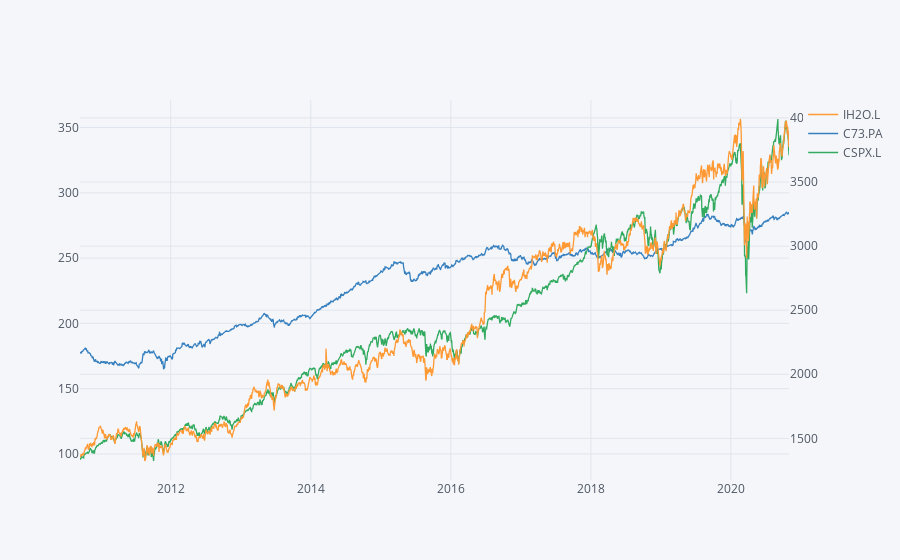

The notebook cell this image was saved under:
### Code cell
df = merge_df([df1,df2,df3])
df.iplot(secondary_y=['IH2O.L'])

### Figure 1 — Plotly figure (JSON) as saved in the notebook; plotly's stock layout.template omitted (floating-point values rounded to 4 significant figures; data arrays with more than 128 entries replaced by an {"elided": "..."} marker saying what was removed)
{"data": [{"line": {"color": "rgba(255, 153, 51, 1.0)", "dash": "solid", "shape": "linear", "width": 1.3}, "mode": "lines", "name": "IH2O.L", "text": "", "type": "scatter", "x": {"elided": "2539 str values"}, "xaxis": "x", "y": {"elided": "2539 float values"}, "yaxis": "y2"}, {"line": {"color": "rgba(55, 128, 191, 1.0)", "dash": "solid", "shape": "linear", "width": 1.3}, "mode": "lines", "name": "C73.PA", "text": "", "type": "scatter", "x": {"elided": "2539 str values"}, "y": {"elided": "2539 float values"}}, {"line": {"color": "rgba(50, 171, 96, 1.0)", "dash": "solid", "shape": "linear", "width": 1.3}, "mode": "lines", "name": "CSPX.L", "text": "", "type": "scatter", "x": {"elided": "2539 str values"}, "y": {"elided": "2539 float values"}}], "layout": {"legend": {"bgcolor": "#F5F6F9", "font": {"color": "#4D5663"}}, "paper_bgcolor": "#F5F6F9", "plot_bgcolor": "#F5F6F9", "title": {"font": {"color": "#4D5663"}}, "xaxis": {"gridcolor": "#E1E5ED", "showgrid": true, "tickfont": {"color": "#4D5663"}, "title": {"font": {"color": "#4D5663"}, "text": ""}, "zerolinecolor": "#E1E5ED"}, "yaxis": {"gridcolor": "#E1E5ED", "showgrid": true, "tickfont": {"color": "#4D5663"}, "title": {"font": {"color": "#4D5663"}, "text": ""}, "zerolinecolor": "#E1E5ED"}, "yaxis2": {"anchor": "x", "gridcolor": "#E1E5ED", "overlaying": "y", "showgrid": true, "side": "right", "tickfont": {"color": "#4D5663"}, "title": {"text": ""}, "zerolinecolor": "#E1E5ED"}}}
